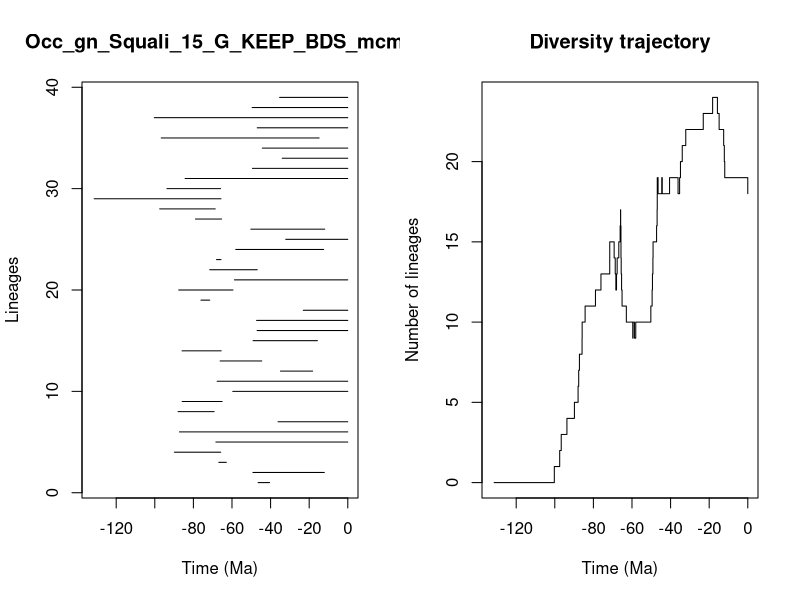

The R source for this figure:


pdf(file='../Results/Genus/5_MA_bins_EXT_EP_FT/pyrate_mcmc_logs/Occ_gn_Squali_15_G_KEEP_BDS_mcmc_LTT.pdf',width=0.6*20, height=0.6*10)
title = "Occ_gn_Squali_15_G_KEEP_BDS_mcmc"
ts=c(46.47414668891927, 49.16003982301333,66.83187966131896,89.83302373506942,68.35392894803608,87.23359299535875,36.12850246688205,87.933734998772,85.82075439991131,59.60163009896189,67.68649890660578,34.884185312167446,66.13348808939128,85.8681692626755,49.07754109834363,46.978576285295986,47.25402387481854,23.071488089586996,76.08484056952997,87.6082054692082,58.732887033089604,71.53213039625435,68.0093490790196,58.04562228519235,32.13330443916158,50.22966206463318,78.9251203819042,97.46018130084178,131.42084624808706,93.71221468665533,84.28889620179974,49.39666142857503,33.95866735986582,44.311130065652605,96.66294647390902,46.91120895832275,100.24380175157141,49.56557271860815,35.32173220531205)
te=c(40.52955720432944, 12.154275359954884,62.92454203343852,65.8660901707023,0.0,0.0,0.0,69.24520323334367,65.14255764491722,0.0,0.0,18.214410679444363,44.570247639754385,65.59355385958023,15.73328589103432,0.0,0.0,0.0,71.52256657493474,59.46110772038105,0.0,46.9013877501497,65.69671033266991,12.49054626920047,0.0,11.93339311535199,65.38784062732122,68.6850673906899,65.71954308940636,65.92256596903323,0.0,0.0,0.0,0.0,14.843052177531128,0.0,0.0,0.0,0.0)
div_traj=c(0, 1,2,3,4,5,6,7,8,9,10,11,12,13,14,15,14,13,12,13,14,15,16,17,16,15,14,13,12,11,10,9,10,9,10,11,12,13,14,15,16,17,18,19,18,19,18,19,18,19,20,21,22,23,24,23,22,21,20,19,18)
time_events=c(131.42084624808706, 100.24380175157141,97.46018130084178,96.66294647390902,93.71221468665533,89.83302373506942,87.933734998772,87.6082054692082,87.23359299535875,85.8681692626755,85.82075439991131,84.28889620179974,78.9251203819042,76.08484056952997,71.53213039625435,71.52256657493474,69.24520323334367,68.6850673906899,68.35392894803608,68.0093490790196,67.68649890660578,66.83187966131896,66.13348808939128,65.92256596903323,65.8660901707023,65.71954308940636,65.69671033266991,65.59355385958023,65.38784062732122,65.14255764491722,62.92454203343852,59.60163009896189,59.46110772038105,58.732887033089604,58.04562228519235,50.22966206463318,49.56557271860815,49.39666142857503,49.16003982301333,49.07754109834363,47.25402387481854,46.978576285295986,46.91120895832275,46.9013877501497,46.47414668891927,44.570247639754385,44.311130065652605,40.52955720432944,36.12850246688205,35.32173220531205,34.884185312167446,33.95866735986582,32.13330443916158,23.071488089586996,18.214410679444363,15.73328589103432,14.843052177531128,12.49054626920047,12.154275359954884,11.93339311535199,0.0)
                par(mfrow=c(1,2))
                L = length(ts)
                plot(ts, 1:L , xlim=c(-max(ts)-1,0), pch=20, type="n", main=title,xlab="Time (Ma)",ylab="Lineages")
                for (i in 1:L){segments(x0=-te[i],y0=i,x1=-ts[i],y1=i)}    
                t = -time_events
                plot(div_traj ~ t,type="s", main = "Diversity trajectory",xlab="Time (Ma)",ylab="Number of lineages",xlim=c(-max(ts)-1,0))
                abline(v=c(65,200,251,367,445),lty=2,col="gray")
                
